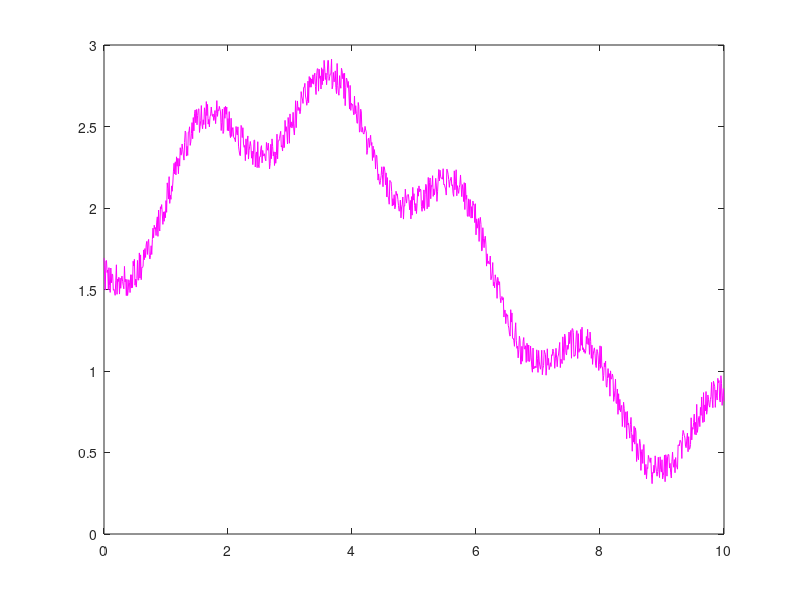

This chart was generated by the following MATLAB code: (Note: this script raises an error after producing the figure.)
clearvars
close all

t=0:0.01:10;
rng(1234); %constant seed to simulate always the same points
price = 1.5+sin(0.5*t)-0.25*sin(3*t)+0.2*rand(1,length(t));

numTicks = length(t);

sp = spline(t(1:50:end),price(1:50:end),t);

plot(t,price,'-m')
ax=gca;
ax.FontSize=6;
xticks([0:10])
yticks([0:0.5:3])
box off
hold on
axis equal
axis([0,10,0,3])
grid on
plot(t,sp,'k-','lineWidth',1.5)
legend('price','spline')
%saveas(gca,'figure.pdf');
hold off

maxPrice = max(price);
maxSpline = max(sp);
minPrice = min(price);
minSpline = min(sp);

fprintf('\nPART (a)\n')
fprintf('%22s%15s\n','minimum','maximum')
fprintf('%10s%14.4e%14.4e\n','price',minPrice,maxPrice)
fprintf('%10s%14.4e%14.4e\n\n','spline',minSpline,maxSpline)
fprintf('* Hint1: when taken every other 40 time ticks,\n')
fprintf('  the maximum falue for the spline is %.4e\n',...
    max(spline(t(1:40:end),price(1:40:end),t)))

fprintf('\nPART (b)\n')
idx = find(price < 1.3);
fprintf('%19s%12.4e\n','time for price',t(idx(1)))
idx = find(sp < 1.3);
fprintf('%19s%12.4e\n\n','time for spline',t(idx(1)))

%Hint2
sp = spline(t(1:40:end),price(1:40:end),t);
idx = find(sp < 1.3);

fprintf('* Hint2: when taken every other 40 time tricks,\n')
fprintf('  the time for the spline to reach the 1.3 level\n')
fprintf('  is %.4e\n',t(idx(1)))